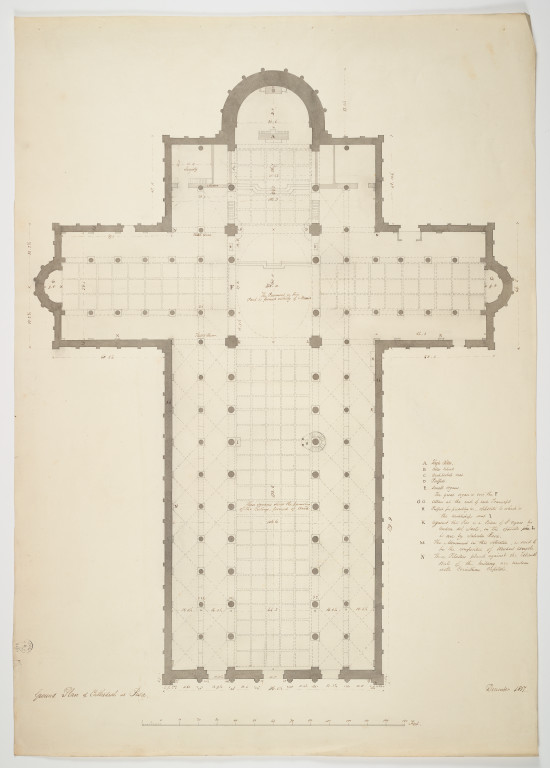
#> input picture sources/floorplans/soane-pisa-cathedral-plan-high.jpg, 550 x 768 px
$ python rebuild-pisa-base-sources.py derive
#> lines starting #> are read from the running program, lines starting #| are printed output that depends on the picture; after the words box and inside, x2 and y2 are one past the last pixel; in counts of white or black regions, pixels touching at a corner belong together
#!/usr/bin/env python3
"""Reproduce the non-Goodyear Pisa source masks and build venue models."""

from __future__ import annotations

import argparse
import hashlib
import importlib.util
import json
from pathlib import Path

import cv2
import fitz
import numpy as np
from PIL import Image


DEFAULT_ROOT = Path(__file__).resolve().parents[1]
VENUES = (
    "leaning-tower",
    "pisa-cathedral",
    "pisa-baptistery",
    "camposanto",
    "opera-pisa",
)


def digest(path: Path) -> str:
    return hashlib.sha256(path.read_bytes()).hexdigest()


def keep_components(mask: np.ndarray, minimum_area: int) -> np.ndarray:
    count, labels, stats, _ = cv2.connectedComponentsWithStats(
        mask.astype(np.uint8), 8
    )
    output = np.zeros_like(mask, np.uint8)
    for index in range(1, count):
        if stats[index, cv2.CC_STAT_AREA] >= minimum_area:
            output[labels == index] = 1
    return output


# [17 lines left out: function page_rgb, not called in this run]


def write_mask_pdf(root: Path, name: str, mask: np.ndarray) -> dict:
    derived = root / "sources/floorplans/derived"
    qa = root / "qa/base-sources"
    derived.mkdir(parents=True, exist_ok=True)
    qa.mkdir(parents=True, exist_ok=True)
    rgb = np.repeat(
        np.where(mask[..., None] > 0, 0, 255).astype(np.uint8),
        3,
        axis=2,
    )
    png = qa / f"{name}.png"
    # Keep Pillow's default PNG encoding so the frozen source PDFs reproduce
    # the already-reviewed byte hashes, not merely equivalent pixels.
    Image.fromarray(rgb).save(png)
    height, width = mask.shape
    output = derived / f"{name}.pdf"
    document = fitz.open()
    document.set_metadata({})
    page = document.new_page(width=width, height=height)
    page.insert_image(page.rect, filename=str(png))
    document.save(output, deflate=True, no_new_id=True)
    document.close()
    check = fitz.open(output)
    xref = check[0].get_images(full=True)[0][0]
    check.close()
    return {
        "file": str(output.relative_to(root / "sources/floorplans")),
        "sha256": digest(output),
        "width": width,
        "height": height,
        "imageXref": xref,
        "qa": str(png.relative_to(root)),
    }


# [10 lines left out: function write_image_pdf, not called in this run]


def derive(root: Path) -> list[dict]:
    sources = root / "sources/floorplans"
    records: list[dict] = []

    parent = sources / "soane-pisa-cathedral-plan-high.jpg"
    rgb = np.asarray(Image.open(parent).convert("RGB"))[18:735, 23:527]
    source_ink = cv2.cvtColor(rgb, cv2.COLOR_RGB2GRAY) < 174
    mask = keep_components(source_ink.astype(np.uint8), 3)
    mask[410:705, 350:504] = 0
    mask[675:, :] = 0
    result = write_mask_pdf(root, "pisa-cathedral-ground-plan", mask)
    audit = write_image_pdf(root, "pisa-cathedral-soane-sheet", parent)
    records.append({
        "slug": "pisa-cathedral",
        **result,
        "parentFile": str(parent.relative_to(root)),
        "parentSha256": digest(parent),
        "crop": [23, 18, 527, 735],
        "method": "source pixels with neutral-ink threshold below 174; tiny components and handwritten legend excluded",
        "sourcePixelSubset": bool(np.all(mask <= source_ink)),
        "auditSheet": {
            "file": str(audit.relative_to(sources)),
            "sha256": digest(audit),
        },
    })

    parent = sources / "pisa-baptistery-hbim-figure6.png"
    rgb = np.asarray(Image.open(parent).convert("RGB"))[1040:1938, 1265:2160]
    source_ink = cv2.cvtColor(rgb, cv2.COLOR_RGB2GRAY) < 210
    mask = keep_components(source_ink.astype(np.uint8), 4)
    mask[:100, :350] = 0
    mask[450:650, :100] = 0
    mask[450:650, 850:] = 0
    mask[650:850, 760:] = 0
    mask[840:, :100] = 0
    result = write_mask_pdf(root, "pisa-baptistery-ground-plan", mask)
    audit = write_image_pdf(root, "pisa-baptistery-hbim-figure6", parent)
    records.append({
        "slug": "pisa-baptistery",
        **result,
        "parentFile": str(parent.relative_to(root)),
        "parentSha256": digest(parent),
        "crop": [1265, 1040, 2160, 1938],
        "method": "source pixels with grayscale threshold below 210; neighboring section labels excluded",
        "sourcePixelSubset": bool(np.all(mask <= source_ink)),
        "auditSheet": {
            "file": str(audit.relative_to(sources)),
            "sha256": digest(audit),
        },
    })

    parent = sources / "opera-pisa-architect-project.pdf"
    rgb = page_rgb(parent, 3, (24, 346, 172, 500), 4)
    source_ink = (
        (rgb[:, :, 2] > rgb[:, :, 0] + 35)
        & (rgb[:, :, 2] > rgb[:, :, 1] + 20)
        & (rgb[:, :, 0] < 145)
    )
    yy, xx = np.ogrid[:source_ink.shape[0], :source_ink.shape[1]]
    source_ink &= (xx - 292) ** 2 + (yy - 308) ** 2 <= 286 ** 2
    mask = keep_components(source_ink.astype(np.uint8), 4)
    result = write_mask_pdf(root, "leaning-tower-base-plan", mask)
    records.append({
        "slug": "leaning-tower",
        **result,
        "parentFile": str(parent.relative_to(root)),
        "parentSha256": digest(parent),
        "parentPage": 3,
        "crop": [24, 346, 172, 500],
        "method": "source blue architectural ink within the reviewed Tower-plan crop; no rectification or redrawing",
        "sourcePixelSubset": bool(np.all(mask <= source_ink)),
    })

    rgb = page_rgb(parent, 3, (98, 340, 555, 730), 4)
    source_ink = (
        (rgb[:, :, 2] > rgb[:, :, 0] + 35)
        & (rgb[:, :, 2] > rgb[:, :, 1] + 20)
        & (rgb[:, :, 0] < 145)
    ).astype(np.uint8)
    mask = cv2.morphologyEx(
        source_ink,
        cv2.MORPH_OPEN,
        np.ones((3, 3), np.uint8),
    )
    mask &= source_ink
    mask[:560, :360] = 0
    mask[:250, :] = 0
    mask = keep_components(mask, 10)
    result = write_mask_pdf(root, "opera-pisa-ground-plan", mask)
    records.append({
        "slug": "opera-pisa",
        **result,
        "parentFile": str(parent.relative_to(root)),
        "parentSha256": digest(parent),
        "parentPage": 3,
        "crop": [98, 340, 555, 730],
        "method": "source blue architectural ink only; adjacent Tower inset excluded; opened mask intersected with source ink",
        "sourcePixelSubset": bool(np.all(mask <= source_ink)),
    })

    parent = sources / "camposanto-unifi-survey.pdf"
    rgb = page_rgb(parent, 19, (48, 58, 548, 253), 4)
    source_ink = cv2.cvtColor(rgb, cv2.COLOR_RGB2GRAY) < 235
    mask = keep_components(source_ink.astype(np.uint8), 2)
    result = write_mask_pdf(root, "camposanto-ground-plan", mask)
    records.append({
        "slug": "camposanto",
        **result,
        "parentFile": str(parent.relative_to(root)),
        "parentSha256": digest(parent),
        "parentPage": 19,
        "crop": [48, 58, 548, 253],
        "method": "source survey ink with grayscale threshold below 235; fine measured detail retained",
        "sourcePixelSubset": bool(np.all(mask <= source_ink)),
    })

    for record in records:
        record["transform"] = (
            "translation/crop and uniform raster scale only; no skew or perspective warp"
        )
        if not record["sourcePixelSubset"]:
            raise AssertionError(f"{record['slug']}: emitted pixels outside source ink")
    manifest = sources / "derived/base-source-derivation-manifest.json"
    manifest.write_text(
        json.dumps(records, ensure_ascii=False, indent=2) + "\n",
        encoding="utf-8",
    )
    return records


# [17 lines left out: functions load_builder, build, not called in this run]


def main() -> None:
    parser = argparse.ArgumentParser()
    parser.add_argument("operation", choices=("derive", "build", "all"))
    parser.add_argument("--root", type=Path, default=DEFAULT_ROOT)
    parser.add_argument("--slug", action="append", choices=VENUES)
    args = parser.parse_args()
    root = args.root.resolve()
    selected = set(args.slug or VENUES)
    if args.operation in {"derive", "all"}:
        print(json.dumps(derive(root), ensure_ascii=False, indent=2))
#> in derive, `rgb = np.asarray(Image.open(parent).convert("RGB"))[18:735, 23:527]`:
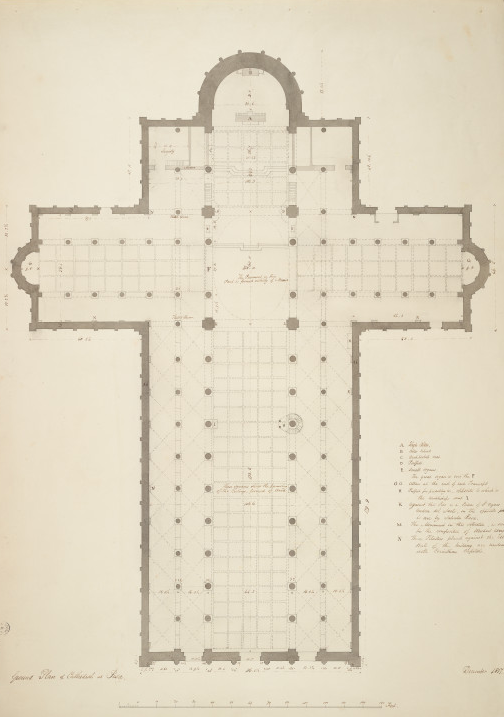
#> rgb: shape (717, 504, 3); mean R, G, B 226.2, 217, 195.9
#> in derive, `source_ink = cv2.cvtColor(rgb, cv2.COLOR_RGB2GRAY) < 174`:
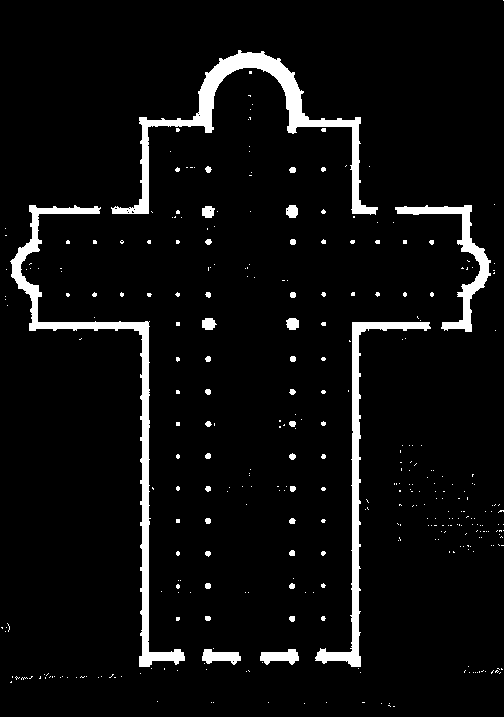
#> source_ink: shape (717, 504) bool; 5.4% white; 348 white regions (311 under 20 px), largest, box (x1, y1, x2, y2) and area: (111, 50, 378, 215) 5468, (10, 205, 185, 667) 5401, (315, 322, 431, 667) 3481
#> in keep_components, `count, labels, stats, _ = cv2.connectedComponentsWithStats( mask.astyp..`:
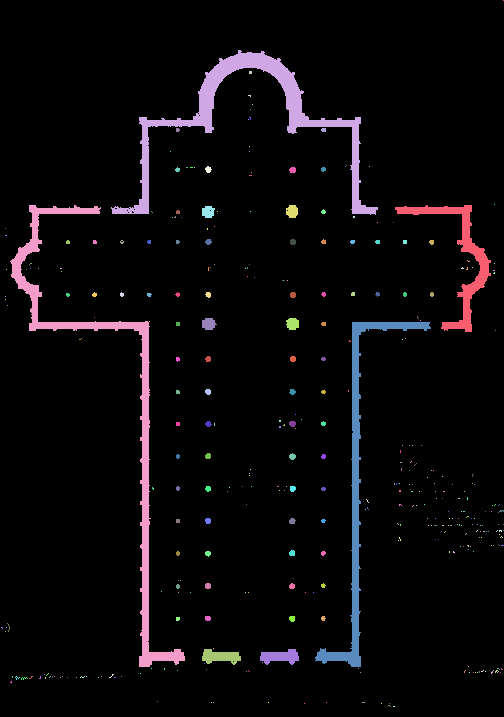
#> labels: shape (717, 504) int32; 349 distinct labels, from 0 to 348; one colour per label, 0 black
#> in keep_components, `count, labels, stats, _ = cv2.connectedComponentsWithStats( mask.astyp..`: count = 349; stats = 349 rows, first 6: [0, 0, 504, 717, 341682], [503, 0, 1, 1, 1], [111, 50, 267, 165, 5468], [249, 71, 3, 3, 9], [248, 95, 3, 2, 4], [252, 104, 1, 1, 1]
#> after the loop in keep_components, `for index in range(1, count):`:
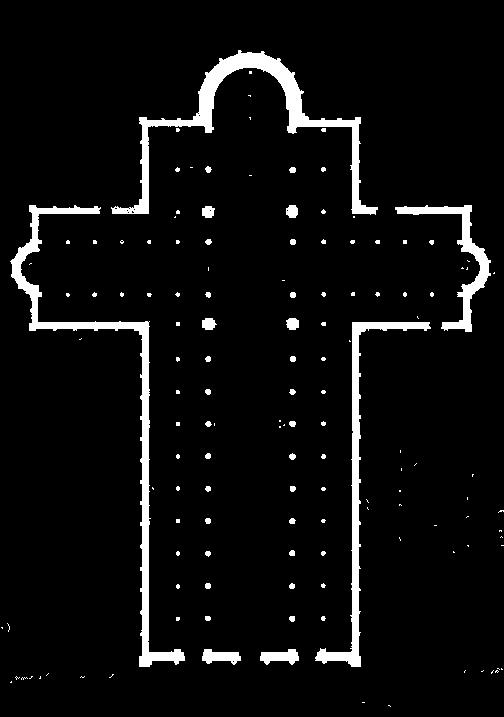
#> output: shape (717, 504); values 0 (black) and 1 (white), 5.4% white; 138 white regions (101 under 20 px), largest, box (x1, y1, x2, y2) and area: (111, 50, 378, 215) 5468, (10, 205, 185, 667) 5401, (315, 322, 431, 667) 3481
#> in derive, `mask[410:705, 350:504] = 0`:
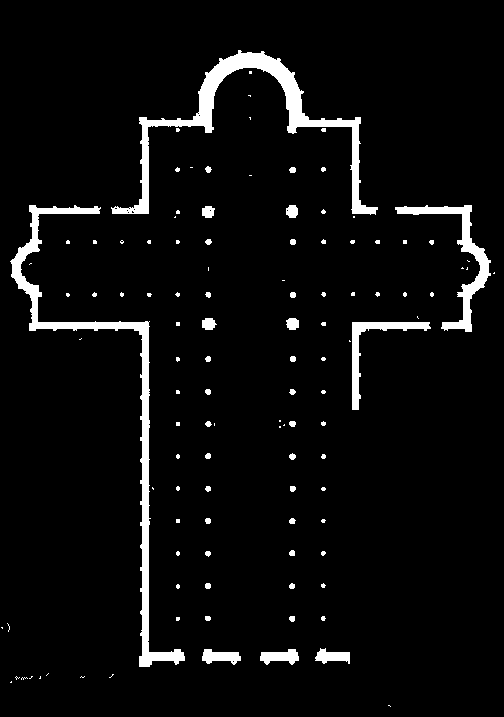
#> mask: shape (717, 504); values 0 (black) and 1 (white), 4.8% white; 114 white regions (76 under 20 px), largest, box (x1, y1, x2, y2) and area: (111, 50, 378, 215) 5468, (10, 205, 185, 667) 5401, (395, 205, 491, 332) 2041
#> (the call stopped at in write_mask_pdf, `document = fitz.open()`: fitz is not available in this run)
    if args.operation in {"build", "all"}:
        build(root, selected)


if __name__ == "__main__":
    main()
